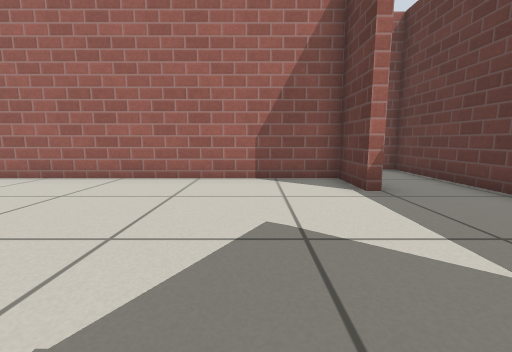
view 1 (above)

16 first-person views from a walk through a robot-simulator world made for Gazebo. The camera is 0.5 m above the floor, tilts 8° down and sees 90° across. The floor is counted in squares, 0.5 m on a side. Each view is taken from the middle of a square. On the plan, view 1 faces up. The plan holds only what a view shows up to about 11 squares ahead; the rest is blank. Simple patterns stand in for the simulator's built-in surfaces.

view 2
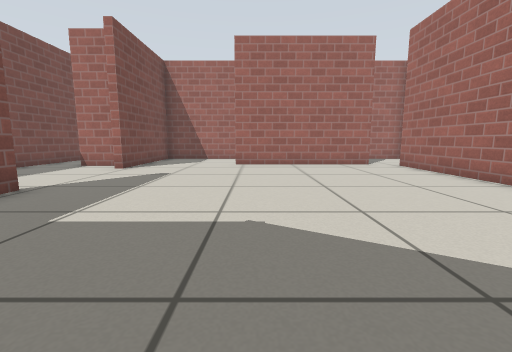

view 3
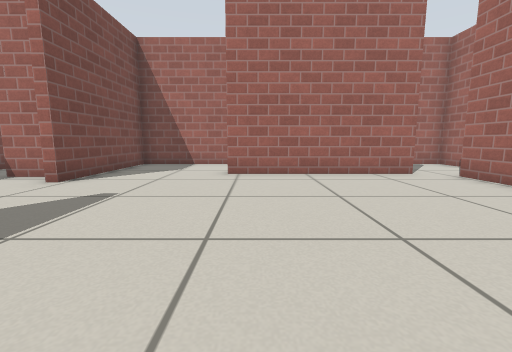

view 4
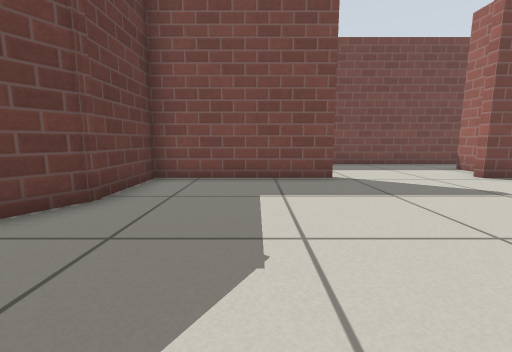

view 5
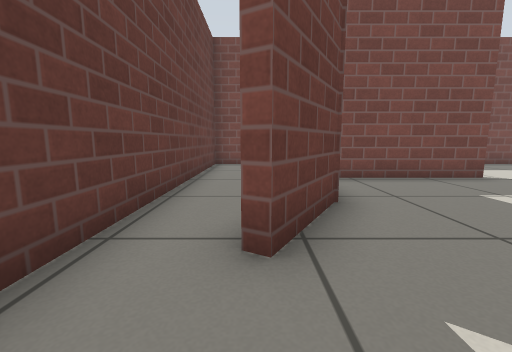

view 6
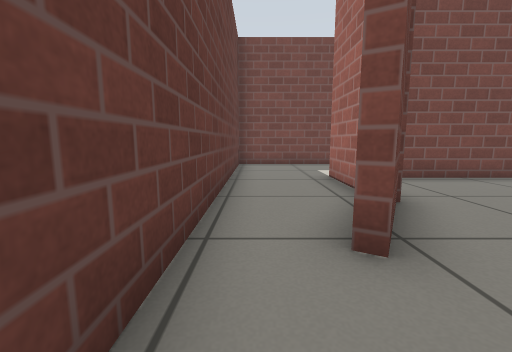

view 7
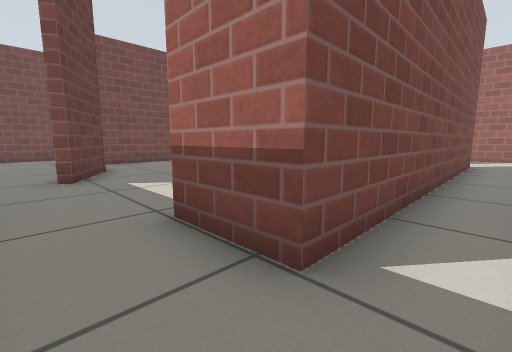

view 8
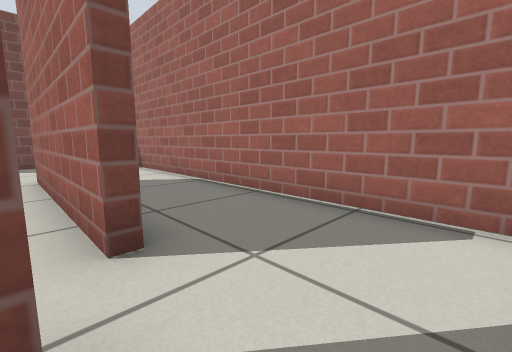

view 9
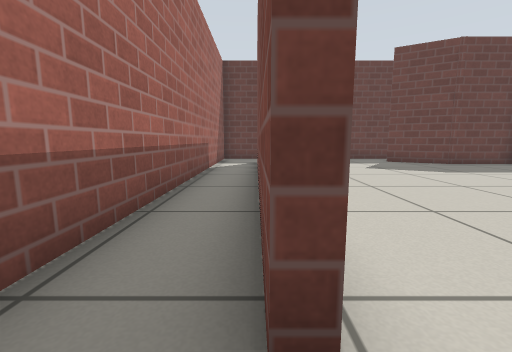

view 10
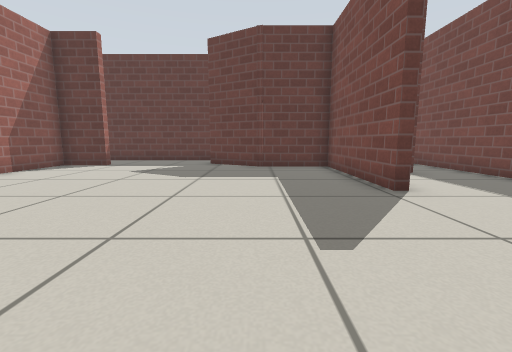

view 11
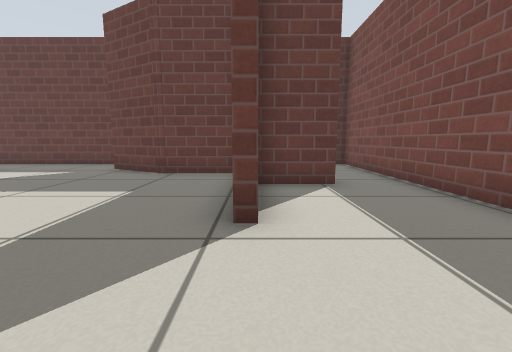

view 12
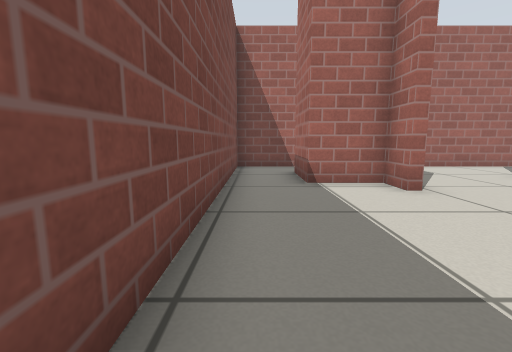

view 13
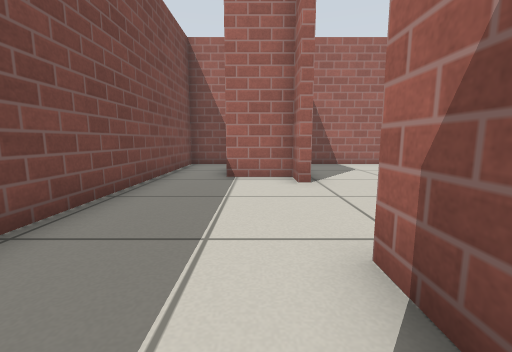

view 14
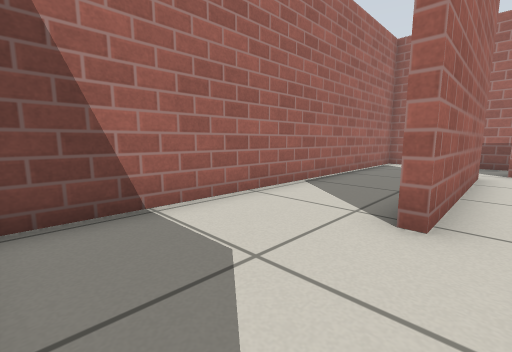

view 15
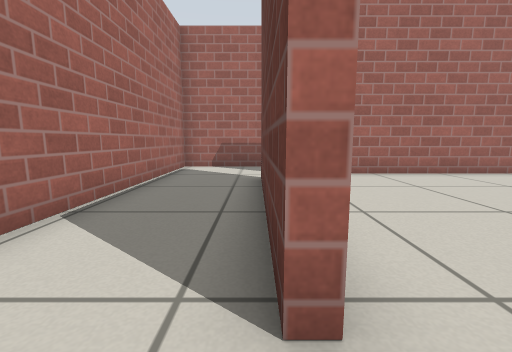

view 16
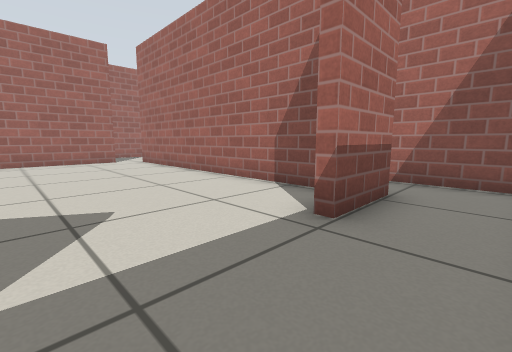

### Floor plan
Points are (right, up) in squares from view 1. A wall is a line through its corners. A room is listed if a view was taken in it or the views show most of it. See-through windows are left out.
Room 1 (views 1, 2, 3, 4, 5, 6, 7, 8, 9, 10, 11, 12, 13, 14, 15, 16)
walls: (-1.9, -4) (-3, -4) (-3, -3.7) (1.7, -3.7) (1.7, -1.1) (2.9, 0.9) (3.2, 0.7); (2, -2.1) (2, -4.1); (-8.9, 0.1) (-8.9, 4.9); (-6.9, -4) (-7.9, -4) (-7.9, -5.8) (-10, -5.8); (2.2, 4.9) (2.2, 6.6) (-8.1, 6.6); (-8.6, 5.8) (-8.6, 0.1); (-0.2, -5.9) (-0.2, -4); (-8.1, 6.9) (2.5, 6.9) (2.5, 4.9); (-9.5, -7.7) (4.7, -7.7) (4.7, 8.7) (-11.7, 8.7) (-11.7, -3.7) (-6.9, -3.7)
ways out: opening at (-8.5, -7)

Positions as (right, up) in squares from view 1, and headings:
1: (0, 0), facing up
2: (2, 1), facing left
3: (-1, 1), facing left
4: (-1, 3), facing down
5: (3, 3), facing down
6: (4, 3), facing down
7: (4, 8), facing down-left
8: (-8, 8), facing down-left
9: (-9, 7), facing right
10: (-8, -1), facing right
11: (-6, -4), facing right
12: (-2, -7), facing left
13: (-1, -5), facing left
14: (-8, -3), facing up-left
15: (-9, -1), facing up
16: (4, 2), facing up-left
